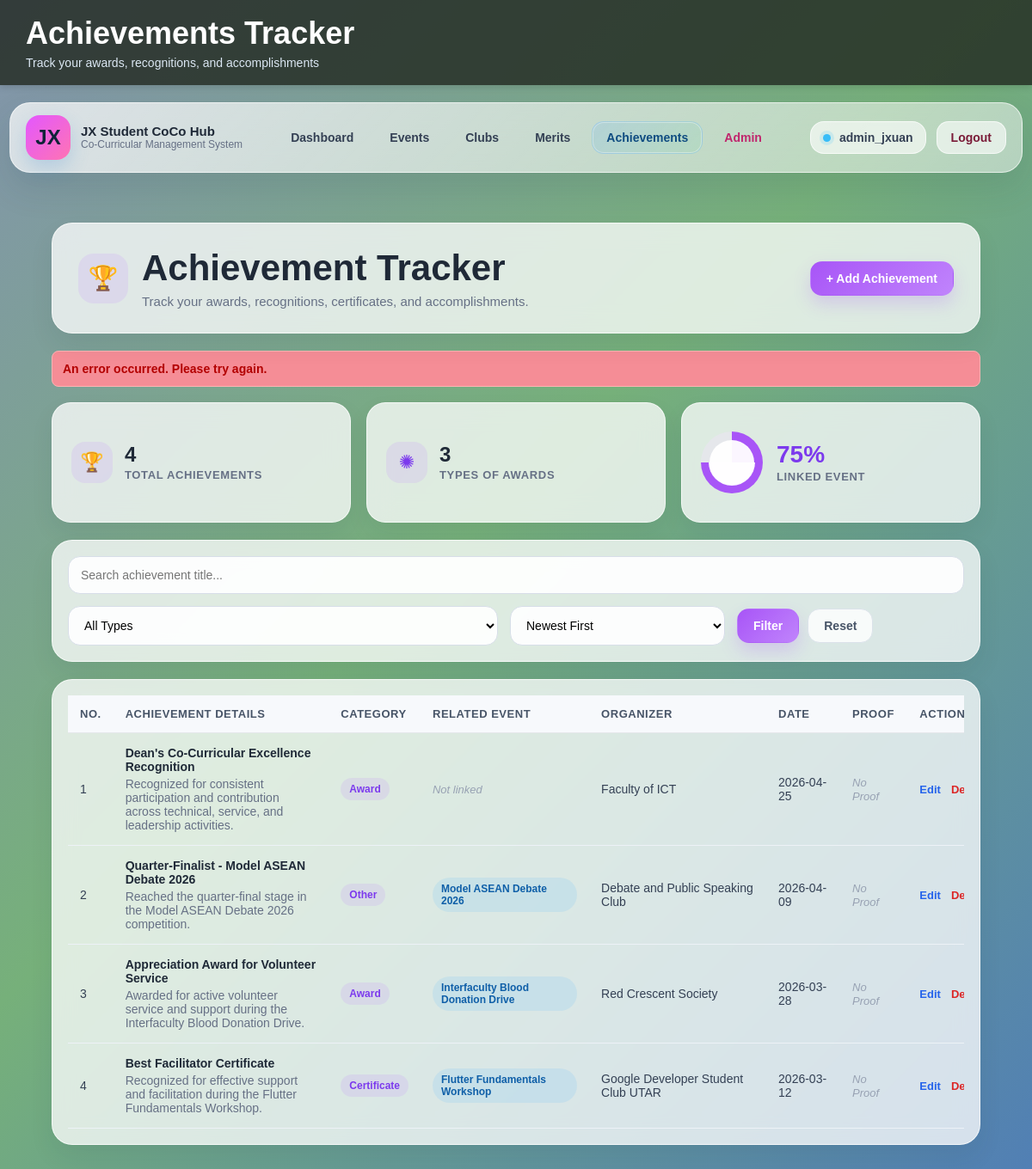
Page /achievement/achievement_list.php?status=error (signed in) on the earlier database version.
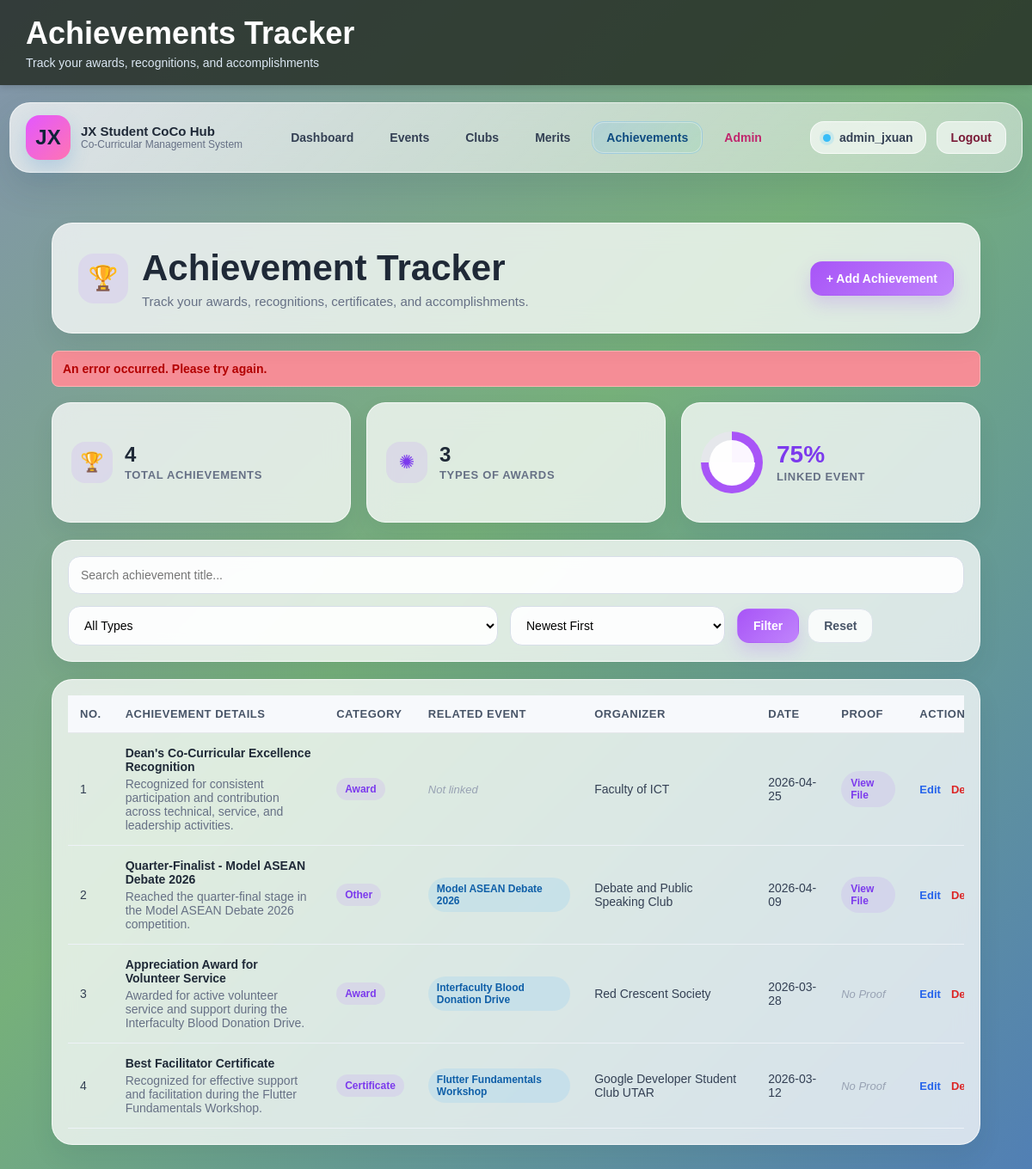
Same page on the later database version.
### tables this page shows
CREATE TABLE `achievements` (
  `achievement_id` int(11) NOT NULL,
  `user_id` int(11) NOT NULL,
  `title` varchar(150) NOT NULL,
  `achievement_type` varchar(100) NOT NULL,
  `organizer` varchar(150) NOT NULL,
  `date_achieved` date NOT NULL,
  `description` text NOT NULL,
  `certificate_file` varchar(255) NOT NULL,
  `created_at` timestamp NOT NULL DEFAULT current_timestamp(),
  `updated_at` timestamp NOT NULL DEFAULT current_timestamp() ON UPDATE current_timestamp(),
  `event_id` int(11) DEFAULT NULL
);

CREATE TABLE `events` (
  `event_id` int(11) NOT NULL,
  `user_id` int(11) NOT NULL,
  `event_title` varchar(150) NOT NULL,
  `event_type` varchar(100) DEFAULT NULL,
  `organizer` varchar(150) NOT NULL,
  `event_date` date NOT NULL,
  `location` varchar(150) NOT NULL,
  `description` text DEFAULT NULL,
  `created_at` timestamp NOT NULL DEFAULT current_timestamp(),
  `club_id` int(11) DEFAULT NULL
);

### achievement/achievement_list.php (the view, shortened to what the changed rows need)
<?php
include("../db.php");
$user_id = $_SESSION['user_id'];
$sort = $_GET['sort'] ?? "DESC";
$query = "
    SELECT achievements.*, events.event_title AS related_event_title
    FROM achievements
    LEFT JOIN events ON achievements.event_id = events.event_id
    WHERE achievements.user_id='$user_id'
";
$query .= " ORDER BY achievements.date_achieved $sort";
$result = mysqli_query($con, $query);
include("../partials/header.php");
?>
<div class="container module-shell achievement-shell">
    <section class="module-hero module-hero-achievement">
        <div class="module-hero-main">
            <div class="module-hero-text-wrap">
                <h2>Achievement Tracker</h2>
            </div>
        </div>
    </section>
    <section class="module-content-card">
        <?php if(mysqli_num_rows($result) > 0) { ?>
            <div class="module-table-wrap">
                <table class="module-table">
                    <thead>
                        <tr>
                            <th>No.</th>
                            <th>Achievement Details</th>
                            <th>Category</th>
                            <th>Related Event</th>
                            <th>Organizer</th>
                            <th>Date</th>
                            <th>Proof</th>
                            <th>Actions</th>
                        </tr>
                    </thead>
                    <tbody>
                        <?php $count = 1; while($row = mysqli_fetch_assoc($result)) { ?>
                        <tr>
                            <td><?php echo $count++; ?></td>
                            <td>
                                <div class="achievement-title-block">
                                    <strong class="module-title-cell"><?php echo htmlspecialchars($row['title']); ?></strong>
                                    <div class="module-description-cell"><?php echo htmlspecialchars($row['description']); ?></div>
                                </div>
                            </td>
                            <td>
                                <span class="module-tag achievement-tag"><?php echo htmlspecialchars($row['achievement_type']); ?></span>
                            </td>
                            <td>
                                <?php if (!empty($row['related_event_title'])) { ?>
                                    <span class="module-tag event-tag"><?php echo htmlspecialchars($row['related_event_title']); ?></span>
                                <?php } else { ?>
                                    <span class="achievement-proof-empty">Not linked</span>
                                <?php } ?>
                            </td>
                            <td><?php echo htmlspecialchars($row['organizer']); ?></td>
                            <td><?php echo htmlspecialchars($row['date_achieved']); ?></td>
                            <td>
                                <?php if(!empty($row['certificate_file'])) { ?>
                                    <a href="uploads/<?php echo $row['certificate_file']; ?>" target="_blank" class="achievement-proof-link">View File</a>
                                <?php } else { ?>
                                    <span class="achievement-proof-empty">No Proof</span>
                                <?php } ?>
                            </td>
                            <td>
                                <div class="module-action-links">
                                    <a href="achievement_edit.php?achievement_id=<?php echo $row['achievement_id']; ?>" class="module-action-link module-action-edit">Edit</a>
                                    <a href="achievement_delete.php?achievement_id=<?php echo $row['achievement_id']; ?>" class="module-action-link module-action-delete">Delete</a>
                                </div>
                            </td>
                        </tr>
                        <?php } ?>
                    </tbody>
                </table>
            </div>
        <?php } ?>
    </section>
</div>
</body>
</html>

Differences in the rows shown:
changed achievements "Dean's Co-Curricular Excellence Recognition": certificate_file "No Proof" → "View File"
changed achievements "Quarter-Finalist - Model ASEAN Debate 2026": certificate_file "No Proof" → "View File"
